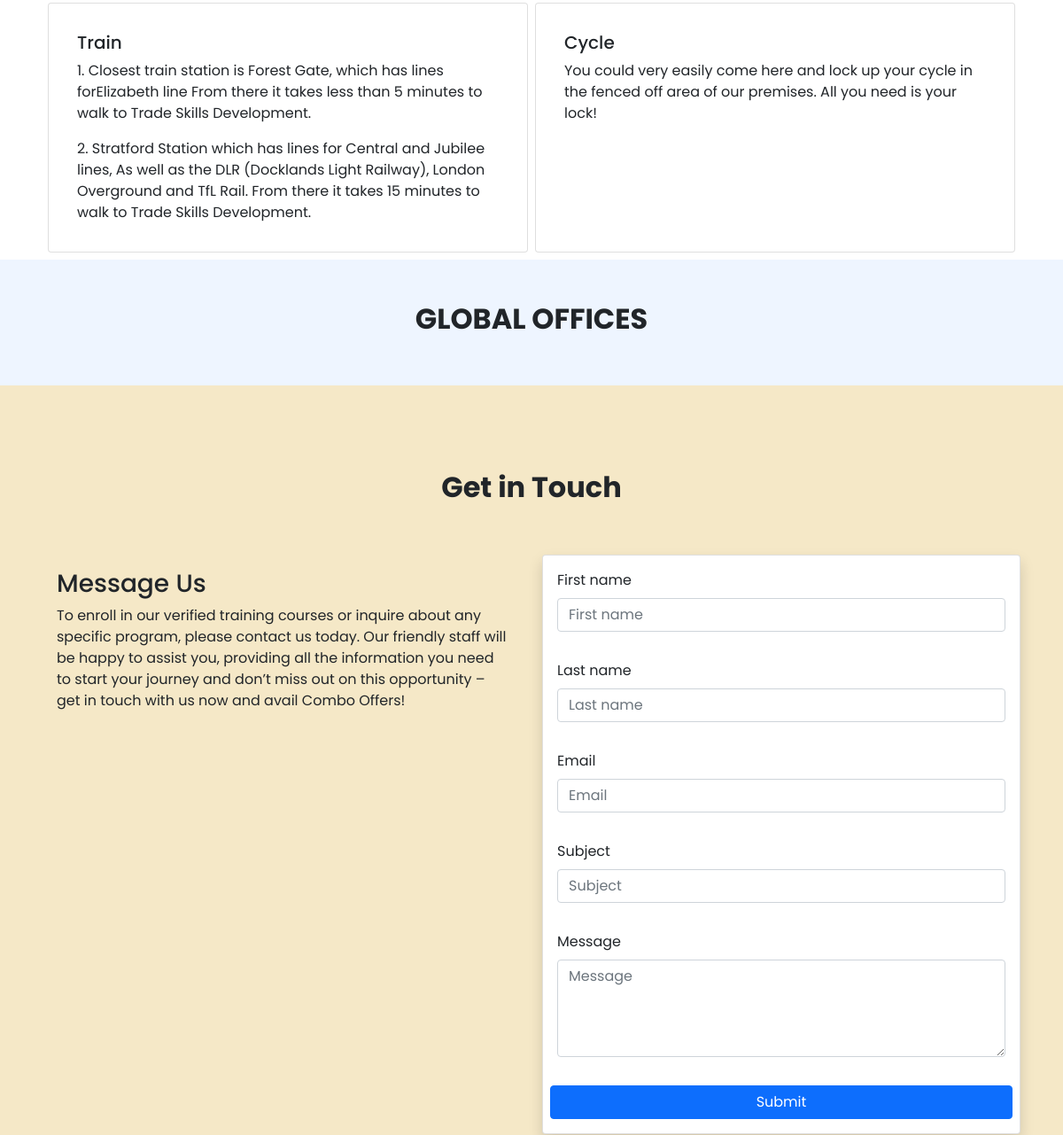
Page /contact_us (middle part) on the earlier database version.
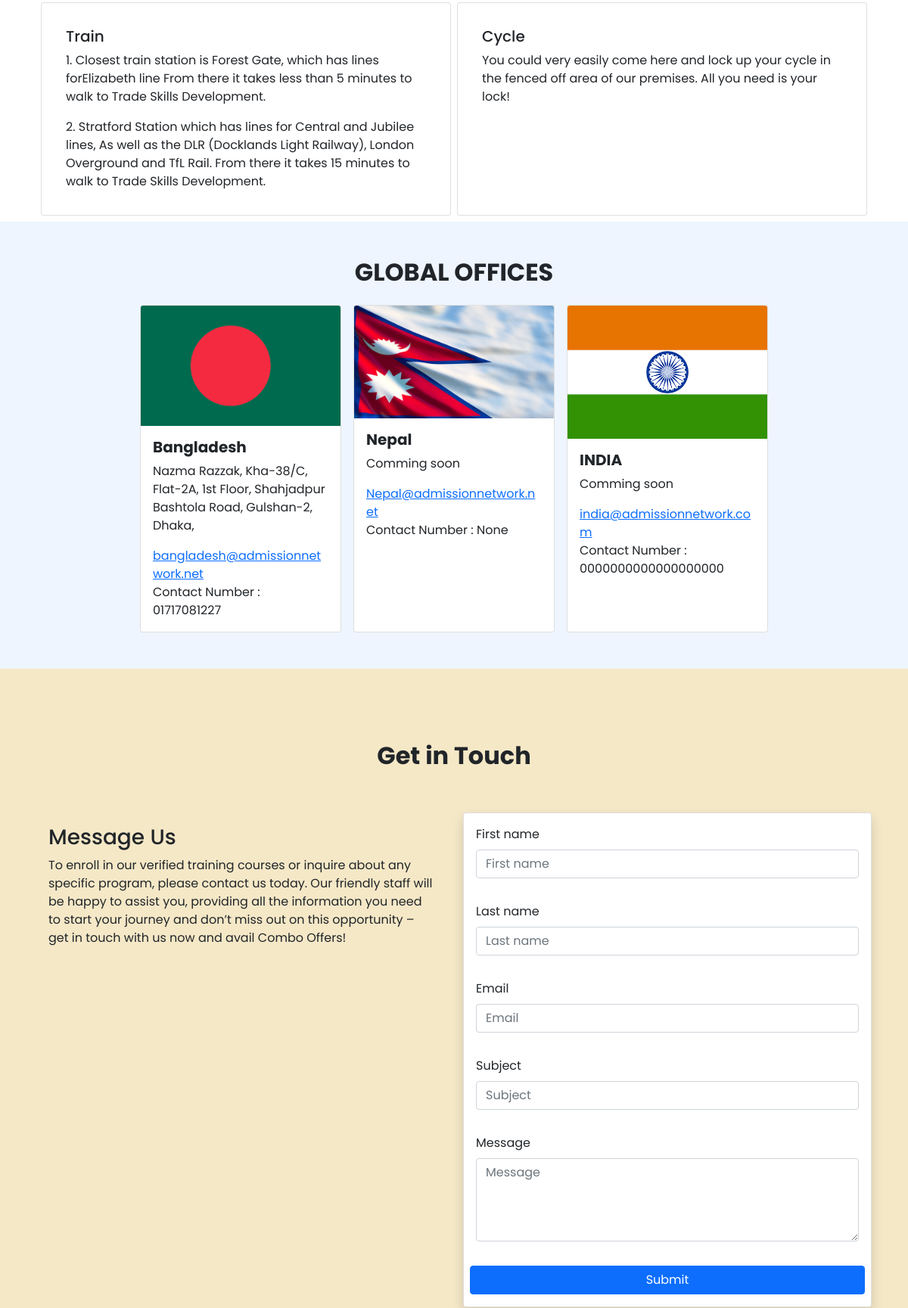
Same page on the later database version.
### forntend/models.py (models this page shows, shortened)
class GlobalOffice(models.Model):
    image=models.ImageField(upload_to='media',blank=True, null=True )
    address=models.CharField(max_length=100, blank=True, null=True)
    country=models.CharField(max_length=100, blank=True, null=True)
    email=models.EmailField()
    contact_number=models.CharField(max_length=20, blank=True, null=True)

### forntend/views.py (the view)
# urls.py: path('contact_us',ContactUs,name="contact_us"),
def ContactUs(request):
    office=GlobalOffice.objects.all()
    if request.method == 'POST':
        form = ContactForm(request.POST)
        if form.is_valid():
            form.save()
            messages.success(request, "We've received your message. One of our executives will contact you shortly.")
            email_thread = threading.Thread(target=send_contact_email, args=(form.cleaned_data['email'], form.cleaned_data['first_name']))
            email_thread.start()
            return redirect('index')
    else:
        form = ContactForm()
    return render(request, 'contact_us.html', {'form': form, 'office':office})

### forntend/forms.py
class ContactForm(ModelForm):
    class Meta:
        model = UserMessage
        fields="__all__"
        widgets = {
          'message': forms.Textarea(attrs={'rows':4,}),
        }

### forntend/templates/contact_us.html (shortened to what this page needs)
{% extends "base.html" %}
{% load static %}
{% load django_bootstrap5 %}
{% block content %}
<div class="container-fluid p-0">
    {% if messages %}
    <div class="container">
      <div class="row justify-content-center m-5">
        <div class="alert alert-success p-5 text-center" role="alert">
          <h2>Thank You!</h2>
          <p>We've received your message. One of our executives will contact you shortly.</p>
        </div>
      </div>
    </div>
  {% else %}
    <div class="container mx-auto mt-5">
      <div class="row g-2 mb-2">
        <div class="col-sm-6">
          <div class="card p-3 h-100 card2">
            <div class="card-body">
              <h5 class="card-title">Train</h5>
              <p class="card-text">1. Closest train station is Forest Gate, which has lines forElizabeth line From there it takes less than 5 minutes to walk to Trade Skills Development.</p>
                <p class="card-text">2. Stratford Station which has lines for Central and Jubilee lines, As well as the DLR (Docklands Light Railway), London Overground and TfL Rail. From there it takes 15 minutes to walk to Trade Skills Development.</p>
            </div>
          </div>
        </div>
        <div class="col-sm-6">
          <div class="card p-3 h-100 card2">
            <div class="card-body">
              <h5 class="card-title">Cycle</h5>
              <p class="card-text">You could very easily come here and lock up your cycle in the fenced off area of our premises. All you need is your lock!</p>
            </div>
          </div>
        </div>
      </div>
    </div>
    <div class="container-fluid mx-auto p-5" style="background-color: #EEF5FF;">
      <h2 class="text-center"><strong>GLOBAL OFFICES</strong></h2>
      <div class="row justify-content-center">
        {% for office in office %}
        <div class="col-sm-12  col-md-3 g-3">
          <div class="card h-100" >
            {% if office.image %}
            <img src="{{office.image.url}}" class="card-img-top" alt="...">
            {% endif %}
            <div class="card-body">
              <h5 class="card-title"><strong>{{office.country}}</strong></h5>
              <p class="card-text">{{office.address}}</p>
              <span class="card-text"><a href="{{office.email}}">{{office.email}}</a></span><br>
              <span class="card-text">Contact Number : {{office.contact_number}}</span>
            </div>
          </div>
        </div>
        {% endfor %}
      </div>
      </div>
    </div>
    <div class="container-fluid mx-auto p-5" style="background-color: #F5E8C7;">
      <h2 class="text-center p-5"><strong>Get in Touch</strong></h2>
      <div class="row">
        <div class="col-sm-6">
          <div class="h-100">
            <div class="card-body">
              <h3 class="card-title">Message Us</h3>
              <p class="card-text">To enroll in our verified training courses or inquire about any specific program, please contact us today. Our friendly staff will be happy to assist you, providing all the information you need to start your journey and don’t miss out on this opportunity – get in touch with us now and avail Combo Offers!</p>
            </div>
          </div>
        </div>
        <div class="col-sm-6">
          <div class="card h-100 shadow">
            <div class="card-body">
              <form class="row g-3" method="post">
                {% bootstrap_form form %}
                <button type="submit" class="btn btn-primary">Submit</button>
              </form>
            </div>
          </div>
        </div>
      </div>
    </div>
    {% endif %}
{% endblock content %}

### templates/base.html (shortened to what this page needs)
<!doctype html>
<html lang="en">
  {% load django_bootstrap5 %}
  {% bootstrap_css %}
  {% load static %}
  <head>
    <link rel="stylesheet" type="text/css" href=" {% static '/css/style.css' %} ">
    <link href="https://cdn.jsdelivr.net/npm/bootstrap@5.0.2/dist/css/bootstrap.min.css" rel="stylesheet" >
    <link rel="stylesheet" href="https://cdn.jsdelivr.net/npm/bootstrap-icons@1.11.1/font/bootstrap-icons.css">
  </head>
  <body style="font-family: 'Poppins', sans-serif; padding-top:95px;">
    {% block content %}
    {% endblock content %}
  </body>
</html>

### templates/nav.html (shortened to what this page needs)
{% load static %}

### templates/footer.html (shortened to what this page needs)
{% load static %}

### static/css/style.css (style rules this page uses)
body { overflow-x:hidden; }
.card2 { transition: transform 0.5s; }

Differences in the rows shown:
added GlobalOffice: image (picture), country "Bangladesh", address "Nazma Razzak, Kha-38/C, Flat-2A, 1st Floor, Shahjadpur Bashtola Road, Gulshan-2, Dhaka,", email "bangladesh@admissionnetwork.net", contact_number "01717081227"
added GlobalOffice: image (picture), country "Nepal", address "Comming soon", email "Nepal@admissionnetwork.net", contact_number "None"
added GlobalOffice: image (picture), country "INDIA", address "Comming soon", email "india@admissionnetwork.com", contact_number "0000000000000000000"
